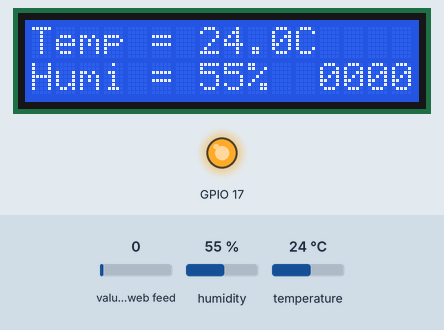
Recording of a program running on a simulated Raspberry Pi (BCM pin numbers). Shown: 16×2 character LCD, output pins drawn as LEDs (lit = HIGH). Inputs (shaded band) come from the test bench; at power-on: humidity 55 %, temperature 24 °C, value of the web feed 0. Requests to the public web service named in the program get a made-up reply in its usual format after 0.4 s (London, UTC, broken clouds, 64 % humidity, 1013 hPa unless stated); what the program prints to the terminal is not drawn.

Above: at 1.6 s.
1.7 s: humidity set to 22 %
At 4.4 s:
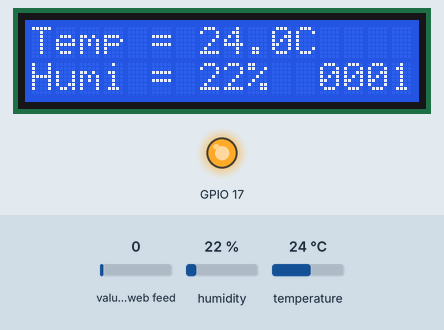
5.3 s: temperature set to 12 °C
At 6.9 s:
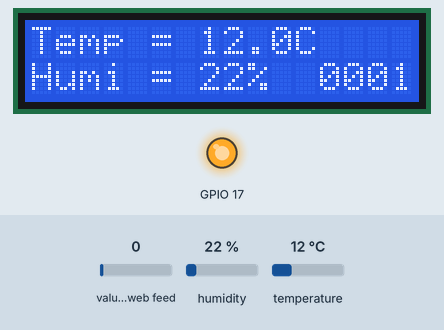
8.9 s: humidity set to 40 %
At 12.5 s:
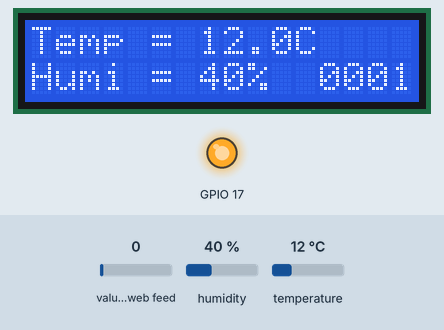
13.3 s: temperature set to 19 °C
At 14.9 s:
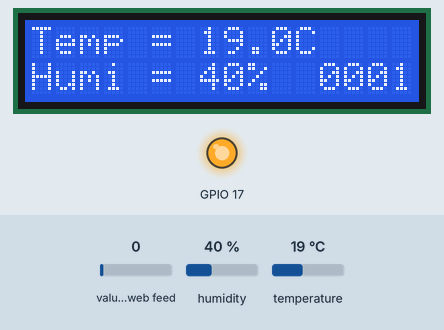
Timing chart, 0 to 16.4 s (numbered marks = the images above; inputs shaded):
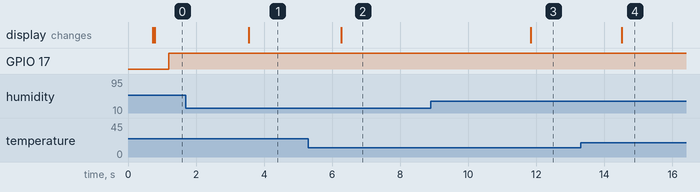

Measured:
- after the input at 1.7 s, the display: changes after 1.9 s (image 1)
- after the input at 5.3 s, the display: changes after 0.97 s (image 2)
- after the input at 8.9 s, the display: changes after 2.9 s (image 3)
- after the input at 13.3 s, the display: changes after 1.2 s (image 4)

The program:

FanControllerAndTempHumiMeter.py
```python
import time
import board
import adafruit_dht
from rpi_lcd import LCD
import RPi.GPIO as GPIO
import requests
import json
#setting up the sensor on GPIO4
dhtDevice = adafruit_dht.DHT11(board.D4)
lcd = LCD()
writeUrl= "https://api.thingspeak.com/update"
writeQueries = {"api_key": "RJM2YTZGVD6YGHZH", "field1": None, "field2": None, "field3": None}
readUrl= "https://api.thingspeak.com/channels/1442136/feeds.json"
readQueries = {"api_key": "IK2UFZMKC5QQ9Y6E", "results": 1}
GPIO.setmode(GPIO.BCM)
GPIO.setup(17, GPIO.OUT)
GPIO.setup(13,GPIO.IN)
FanCounter = 0
TempThreshold = 0
continueCount = True
pauseDuration = 2
def Main():
    try:
        while True:
            try:
                # Assigning temperature and humidity data from the sensor
                temperature = dhtDevice.temperature
                humidity = dhtDevice.humidity
                # Printing out the temperature and humidity
                if temperature is not None and humidity is not None:
                    print(f"Temp={temperature:0.1f}C  Humidity={humidity}%")
                    # Showing the temperature and humidity level on the LCD screen
                    lcd.text(f"Temp = {temperature:0.1f}C", 1)
                    lcd.text(f"Humi = {humidity}%  {FanCounter:04d}", 2)
                    # Calling the thingspeak function and giving it the temperature and humidity
                    ThingspeakWrite(temperature, humidity)
                    Fan(temperature)
                    time.sleep(pauseDuration)
            except RuntimeError:
                # If it encounters a runtime error it ignores it
                pass
    except KeyboardInterrupt:
        # If you stop the program with ctrl + c it clears the screen
        lcd.clear()
        GPIO.output(17, False)

def ThingspeakWrite(temp, humi):
    # Assignes the right fields with temperature, humidity and the amount of time the fan has turned on
    writeQueries["field1"] = temp
    writeQueries["field2"] = humi
    writeQueries["field3"] = FanCounter
    # Sends the temperature and humidity data to thingspeak
    requests.get(writeUrl, params=writeQueries)

def ThingspeakRead():
    global FanCounter
    data = requests.get(readUrl, params=readQueries).json()
    # Gets Counter value from thingspeak and assigns it to FanCounter to continue to count up even after restarting the program
    if continueCount:
        FanCounter = int(data["feeds"][0]["field3"])

def Fan(temp):
    global FanCounter
    if temp > TempThreshold and GPIO.input(17) == False:
        # Turns on the fan when its hotter than the speciefied value
        GPIO.output(17, True)
        FanCounter += 1
    elif temp < TempThreshold:
        # Turns off the fan when the temperature is lower than the specied value
        GPIO.output(17, False)

ThingspeakRead()
Main()
```
